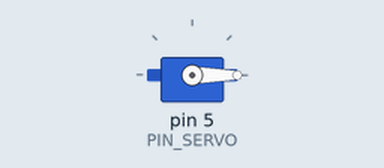
This sketch was run on a simulated Arduino Uno, built with avr-gcc and run on an emulated ATmega328P. Shown: servo.

Above: at 0.05 s.
At 2.05 s:
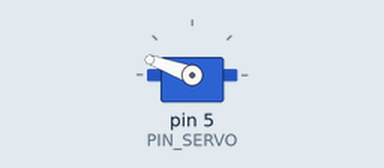
At 4.0 s:
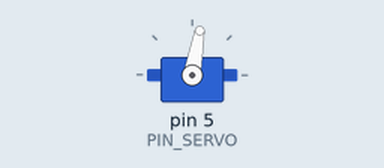
Timing chart, 0 to 6.5 s (numbered marks = the images above):
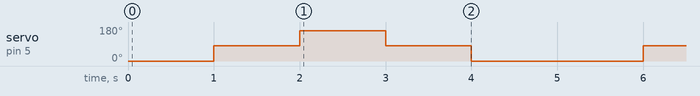

Measured:
- by itself, servo on pin 5 (PIN_SERVO): repeats every 5.0 s: 160° 1.0 s, 80° 1.0 s, 0° 2.0 s, 80° 1.0 s

The sketch:

Servo_2.ino
```cpp
#include <Servo.h>

#define PIN_SERVO 5
Servo myservo;

void setup()
{
  myservo.attach(PIN_SERVO);
}

void loop()
{
  myservo.write(0);
  delay(1000);
  myservo.write(80);
  delay(1000);
  myservo.write(160);
  delay(1000);
  myservo.write(80);
  delay(1000);
  myservo.write(0);
  delay(1000);
}
```
